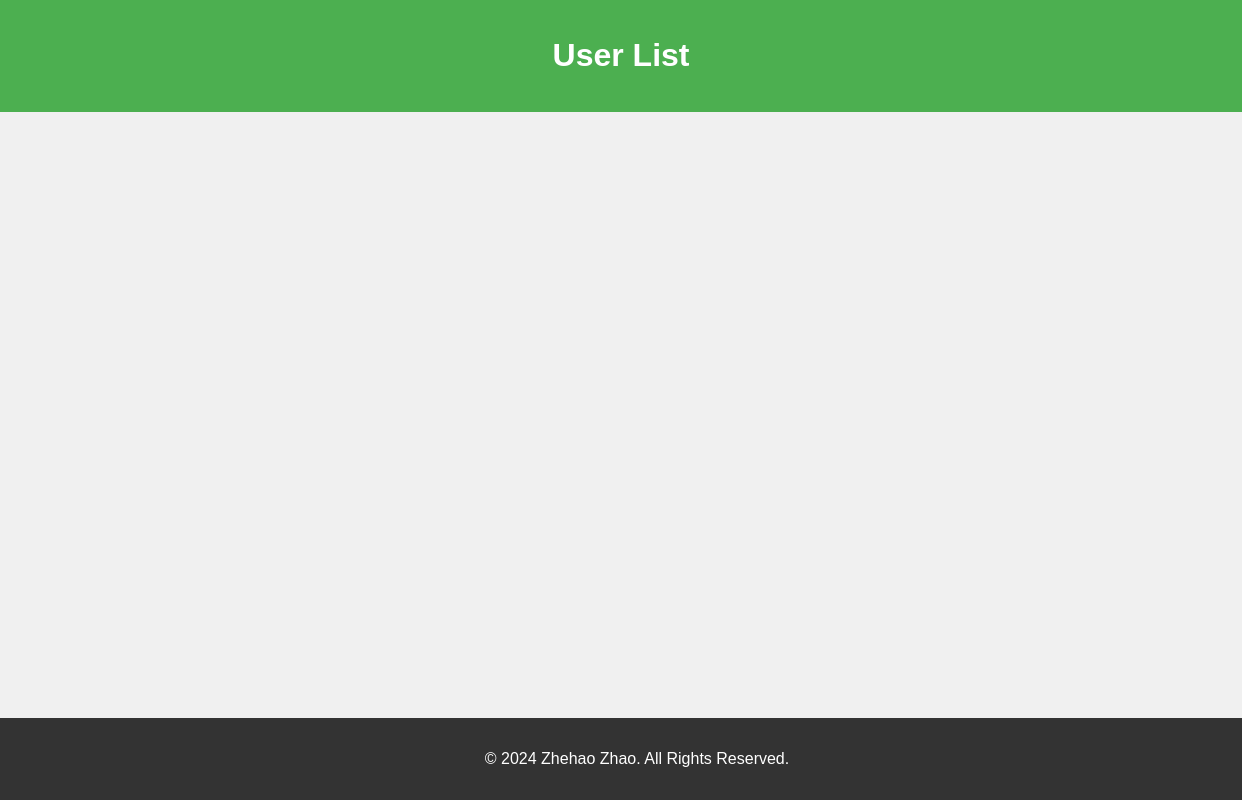
/userlist/, run on an earlier commit of the app's database.
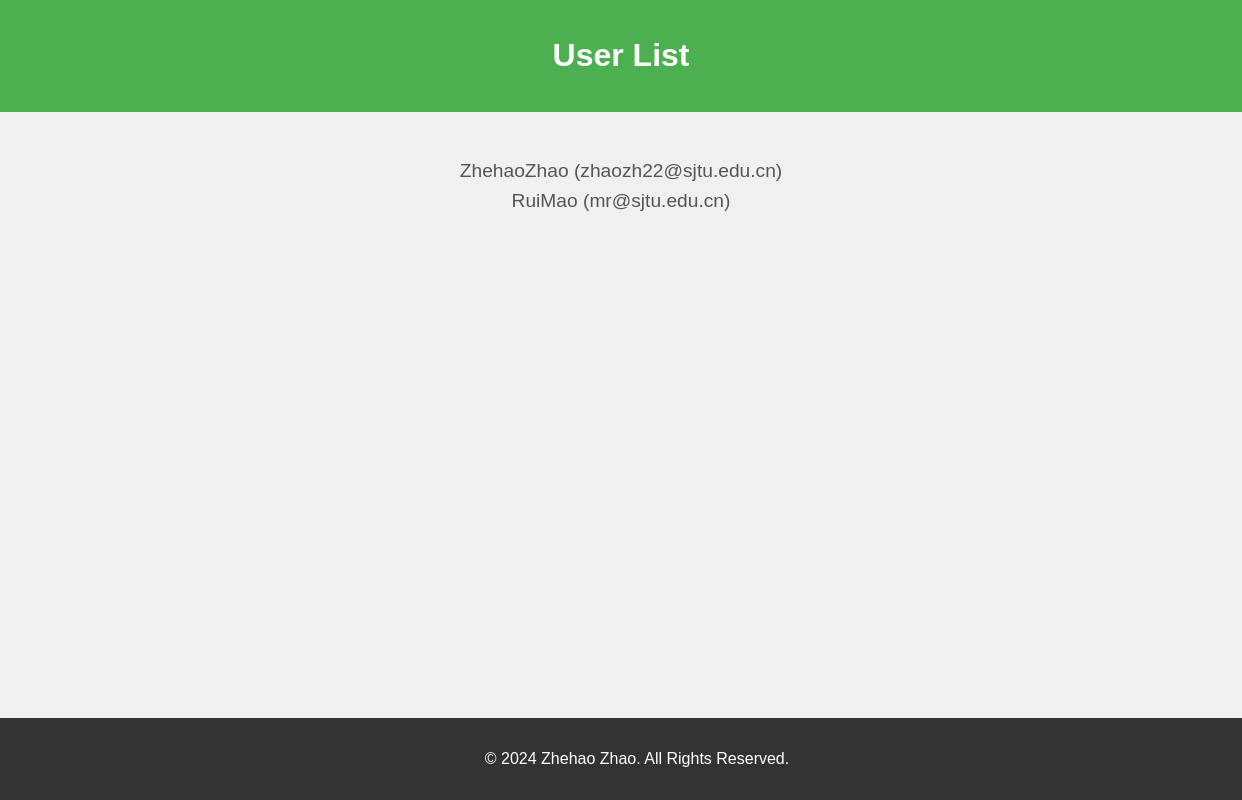
And on a later commit of the database.
### myapp/models.py (models this page shows, shortened)
class myUser(models.Model):
    username = models.CharField(max_length=150, unique=True)
    email = models.EmailField(unique=True)
    date_joined = models.DateTimeField(auto_now_add=True)

### myapp/views.py (the view)
# urls.py: path('userlist/', user_list, name='user_list'),
def user_list(request):
    users = myUser.objects.all()
    return render(request, 'user_list.html', {'users': users})

### myapp/templates/user_list.html (shortened to what this page needs)
<!DOCTYPE html>
<html lang="en">
<head>
</head>
<body>
<header>
    <h1>User List</h1>
</header>
<section>
    <ul>
        {% for user in users %}
            <li>{{ user.username }} ({{ user.email }})</li>
        {% endfor %}
    </ul>
</section>
<footer>
    <p>&copy; 2024 Zhehao Zhao. All Rights Reserved.</p>
</footer>
</body>
</html>

### myapp/templates/user_list.html (style rules this page uses)
body { font-family: Arial, sans-serif; margin: 0; padding: 0; background-color: #f0f0f0; }
header { background-color: #4CAF50; color: white; padding: 1rem; text-align: center; }
section { padding: 2rem; text-align: center; }
ul { list-style-type: none; padding: 0; }
li { font-size: 1.2rem; color: #555; margin: 0.5rem 0; }
footer { background-color: #333; color: white; text-align: center; padding: 1rem; position: absolute; width: 100%; bottom: 0; }

What changed in the data, as far as the page shows it:
added myUser: username "ZhehaoZhao", email "zhaozh22@sjtu.edu.cn"
added myUser: username "RuiMao", email "mr@sjtu.edu.cn"
